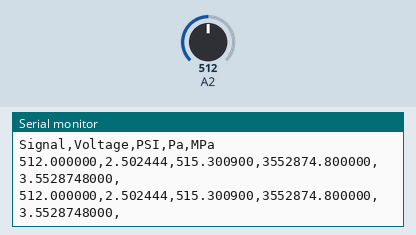
Recording of a sketch running on a simulated Arduino Mega 2560, built with avr-gcc and run on an emulated ATmega2560. On the bench: the last lines printed to the serial monitor. The inputs (shaded band) are chosen by the test bench; at power-on: A2 = 512.

Above: at 2.8 s.
2.9 s: A2 set to 716
At 4.4 s:
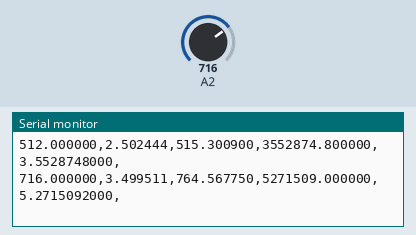
5.6 s: A2 set to 900
At 7.2 s:
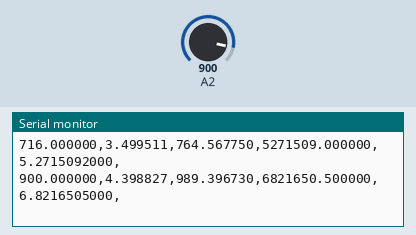
Timing chart, 0 to 8.7 s (numbered marks = the images above; inputs shaded):
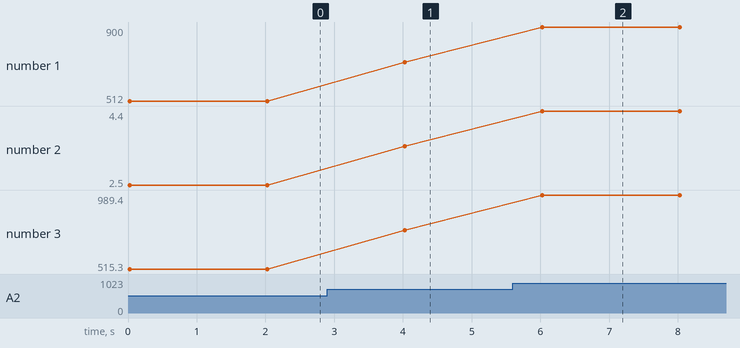

Measured:
- after the input at 2.9 s, the serial monitor: prints a new line after 1.1 s (image 1)
- after the input at 5.6 s, the serial monitor: prints a new line after 0.43 s (image 2)
- plotted number 1: 512 → 716 after the input at 2.9 s, 716 → 900 after the input at 5.6 s
- plotted number 2: 2.5 → 3.5 after the input at 2.9 s, 3.5 → 4.4 after the input at 5.6 s
- plotted number 3: 515.3 → 764.57 after the input at 2.9 s, 764.57 → 989.4 after the input at 5.6 s

The sketch:

PressureTransducer.ino
```cpp
#include <Transducer.h>
#include <stdio.h> //For dtostrf function http://www.nongnu.org/avr-libc/user-manual/group__avr__stdlib.html#ga060c998e77fb5fc0d3168b3ce8771d42

Transducer transducer;
char s[64];  //buffer for dtostrf
float raw;
float pressures[5];


void setup() {
  Serial.begin(9600);
  Serial.println ("Signal,Voltage,PSI,Pa,MPa");
}

void loop() {
  raw = analogRead(A2);
  transducer.getPressures (raw, pressures);
  Serial.println ((String)dtostrf (pressures[0], 2,6, s) + "," +    //Analog Signal
                  (String)dtostrf (pressures[1], 2,6, s) + "," +    //Voltage
                  (String)dtostrf (pressures[2], 5,6, s) + "," +    //Pounds per Square Inch
                  (String)dtostrf (pressures[3], 8,6, s) + "," +    //Pascal
                  (String)dtostrf (pressures[4], 2,10, s) + ",");   //MegaPascal
  delay(2000);
}
```

Transducer.cpp
```cpp
/*
 Title: Transducer.cpp
  Author/Date: gNSortino@yahoo.com / 2012-05-06
  Description: This library will take the input from an
    SSI 1000psi (0.5V - 4.5V) sealed gauge transducer and
	output
		[0] raw interval
		[1] voltage (in volts)
		[2] Pounds per Square Inch (PSI)
		[3] Pascal (Pa)
		[4] Mega Pascal (MPa)
	Additionally this library has some handy methods
	to calculate pressure in different units given a
	voltage or psi value
    Note that this library will not setup any pins. It
	is expected that these will be defined by the calling
	program.
	Change Log:
		GNS 2013-07-28: updated psi to reflect atmospheric (psia)
			rather than gauge
*/

#include "Arduino.h"
#include "Transducer.h"

//Empty Constructor
Transducer::Transducer()
{

}

/*
	Note that the array pressures is passed by reference so
	the calling function should use this to view results.
*/
void Transducer::getPressures (int analogSignalF, float pressures[])
{
  pressures[0] = analogSignalF;
  pressures[1] = getVoltage (pressures[0]);
  pressures[2] = getPSI (pressures[1]);
  pressures[3] = getPa (pressures[2]);
  pressures[4] = getMPa (pressures[2]);
}

float Transducer::getVoltage (float analogSignal)
{
  float voltage = ((5.0 * analogSignal) / 1023.0);
  return voltage;

}

/*
    Calculation for SSI 1000psi absolute gauge transducer
    Part # P51-1000-S-B-I36-4.5V-000-000 is:
    y = 246.375x - 108.69
    Output is linear with the following values provided
    by the manufacturer:
    (x1,y1) = .5, 14.5 psi
    (x2,y2) = 4.5, 1000psi

	Calculation for MSI Ratio Metric:
	Part #: M5131-000005-01KPG (Max PSI = 1000, Gauge)
	Rule: For the 0.5V to 4.5V option (with a nominal 5.0V),
	the sensor output is proportional to a change in supply
	voltage over the specified supply voltage range (4.75V
	to 5.25V), and is ±2% of FSO. Thus, over this range the
	output voltage will be 4.5V ±90mV.
	Calculated as:
	PSI = ((Vin/(1+Radj))-.05)/((4.5-0.5)/1000)
		Where Radj = (.02/0.25)*(Vpmeasure-Vpnominal)
			Where 	Vpmeasured = Voltage power supply measure and
					Vpmonminal = Voltage nominal power supply (eg. 5V)
*/
float Transducer::getPSI (float voltage)
{
  //Only one method is needed comment out as required.

  // SSI (1000 PSI linear)
  //float psi = (246.375 * voltage) - 108.69;

  // MSI (1000 PSI ratiometric)
  float radj = (0.2 / 0.25) * (5.0 - 5); //I'm hard coding the Vp measured for now...)
  float psi = (((voltage / (1 + radj)) -0.5) / 0.004) + 14.69;
  return psi;
}

/*
  1 pound per square inch = 6894.75729 pascals
*/
float Transducer::getPa (float psi)
{
   float pa = psi * 6894.75729;
   return pa;
}

/*
  1 pound per square inch = 0.00689475729 megapascals
*/
float Transducer::getMPa (float psi)
{
   float mpa = psi * 0.00689475729;
   return mpa;
}
```

Transducer.h
```cpp
/*
 Title: Transducer.h
  Author/Date: gNSortino@yahoo.com / 2012-05-06
  Description: This library will take the input from an
    SSI 1000psi (0.5V - 4.5V) sealed gauge transducer and
	output
		[0] raw interval
		[1] voltage (in volts)
		[2] Pounds per Square Inch (PSI)
		[3] Pascal (Pa)
		[4] Mega Pascal (MPa)
	Additionally this library has some handy methods
	to calculate pressure in different units given a
	voltage or psi value
    Note that this library will not setup any pins. It
	is expected that these will be defined by the calling
	program.
	Change Log:
		GNS 2013-07-28: updated psi to reflect atmospheric (psia)
			rather than gauge
*/
#ifndef Transducer_h
#define Transducer_h

#include "Arduino.h"

class Transducer
{
  public:
    Transducer ();
	void getPressures (int analogSignalF, float pressures[]);
    float getVoltage (float analogSignal);
    float getPSI (float voltage);
	float getPa (float psi);
	float getMPa (float psi);
};

#endif
```
